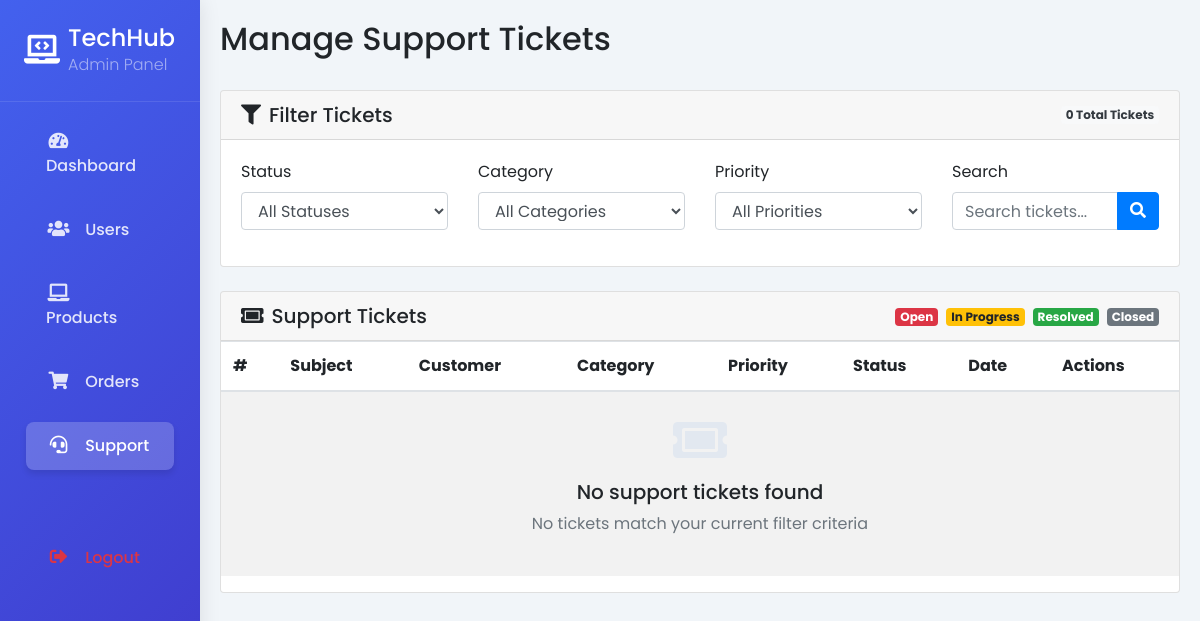
Before: /admin/manage_support.php (signed in) with the older database file.
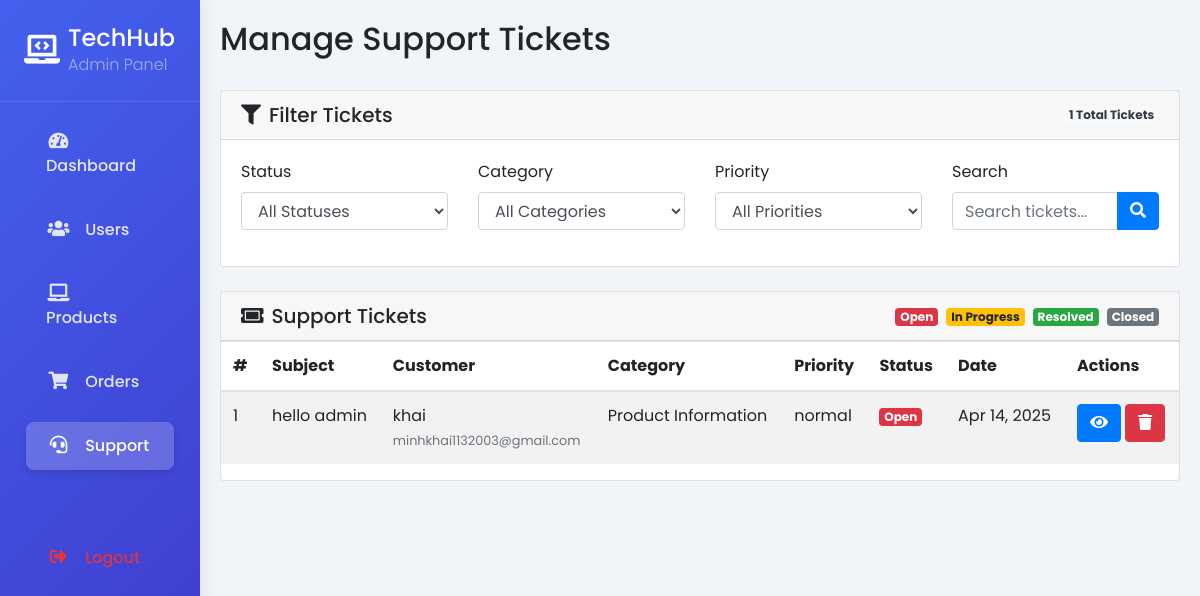
After: the same page with the newer database file.
### tables this page shows
CREATE TABLE `support_tickets` (
  `id` int(11) NOT NULL,
  `name` varchar(100) NOT NULL,
  `email` varchar(100) NOT NULL,
  `order_number` varchar(50) DEFAULT NULL,
  `subject` varchar(255) NOT NULL,
  `category` varchar(50) NOT NULL,
  `priority` varchar(20) NOT NULL,
  `message` text NOT NULL,
  `admin_notes` text DEFAULT NULL,
  `status` varchar(50) DEFAULT 'Open',
  `created_at` timestamp NOT NULL DEFAULT current_timestamp(),
  `updated_at` timestamp NOT NULL DEFAULT current_timestamp() ON UPDATE current_timestamp()
);

### admin/manage_support.php (the view, shortened to what the changed rows need)
<?php
include '../db_connect.php';
function getStatusColorClass($status) {
    switch ($status) {
        case 'Open':
            return 'danger';
    }
}
$ticket = null;
$view_mode = isset($ticket) ? 'detail' : 'list';
$search_term = isset($_GET['search']) ? $_GET['search'] : '';
$where_clauses = [];
$where_sql = empty($where_clauses) ? "" : "WHERE " . implode(" AND ", $where_clauses);
$page = isset($_GET['page']) ? intval($_GET['page']) : 1;
$limit = 10;
$offset = ($page - 1) * $limit;
$count_sql = "SELECT COUNT(*) as total FROM support_tickets $where_sql";
$count_result = $conn->query($count_sql);
$total_tickets = $count_result->fetch_assoc()['total'];
$tickets_sql = "SELECT * FROM support_tickets $where_sql ORDER BY created_at DESC LIMIT $offset, $limit";
$tickets_result = $conn->query($tickets_sql);
?>
<!DOCTYPE html>
<html lang="en">
<head>
    <link rel="stylesheet" href="https://stackpath.bootstrapcdn.com/bootstrap/4.5.2/css/bootstrap.min.css">
    <link rel="stylesheet" href="https://cdnjs.cloudflare.com/ajax/libs/font-awesome/5.15.1/css/all.min.css">
</head>
<body>
    <div class="container-fluid">
        <div class="row">
            <div class="col-md-10 main-content ml-auto">
                <div class="d-flex justify-content-between align-items-center mb-4">
                    <h2 class="page-title">Manage Support Tickets</h2>
                </div>
                <?php if ($view_mode === 'list'): ?>
                    <div class="card mb-4">
                        <div class="card-header d-flex justify-content-between align-items-center">
                            <h5 class="mb-0"><i class="fas fa-filter mr-2"></i>Filter Tickets</h5>
                            <span class="badge badge-light text-dark"><?php echo $total_tickets; ?> Total Tickets</span>
                        </div>
                        <div class="card-body">
                            <form method="GET" action="manage_support.php" class="row">
                                <div class="col-md-3 mb-3">
                                    <label for="status-filter">Status</label>
                                    <select name="status" id="status-filter" class="form-control">
                                        <option value="">All Statuses</option>
                                    </select>
                                </div>
                                <div class="col-md-3 mb-3">
                                    <label for="category-filter">Category</label>
                                    <select name="category" id="category-filter" class="form-control">
                                        <option value="">All Categories</option>
                                    </select>
                                </div>
                                <div class="col-md-3 mb-3">
                                    <label for="priority-filter">Priority</label>
                                    <select name="priority" id="priority-filter" class="form-control">
                                        <option value="">All Priorities</option>
                                    </select>
                                </div>
                                <div class="col-md-3 mb-3">
                                    <label for="search-filter">Search</label>
                                    <div class="input-group">
                                        <input type="text" name="search" id="search-filter" class="form-control" placeholder="Search tickets..." value="<?php echo htmlspecialchars($search_term); ?>">
                                        <div class="input-group-append">
                                            <button class="btn btn-primary" type="submit">
                                                <i class="fas fa-search"></i>
                                            </button>
                                        </div>
                                    </div>
                                </div>
                            </form>
                        </div>
                    </div>
                    <div class="card">
                        <div class="card-header d-flex justify-content-between align-items-center">
                            <h5 class="mb-0"><i class="fas fa-ticket-alt mr-2"></i>Support Tickets</h5>
                            <div>
                                <a href="?status=Open" class="badge badge-danger mr-1">Open</a>
                                <a href="?status=In+Progress" class="badge badge-warning mr-1">In Progress</a>
                                <a href="?status=Resolved" class="badge badge-success mr-1">Resolved</a>
                                <a href="?status=Closed" class="badge badge-secondary">Closed</a>
                            </div>
                        </div>
                        <div class="card-body p-0">
                            <div class="table-responsive">
                                <table class="table table-striped table-hover">
                                    <thead>
                                        <tr>
                                            <th>#</th>
                                            <th>Subject</th>
                                            <th>Customer</th>
                                            <th>Category</th>
                                            <th>Priority</th>
                                            <th>Status</th>
                                            <th>Date</th>
                                            <th>Actions</th>
                                        </tr>
                                    </thead>
                                    <tbody>
                                        <?php if ($tickets_result && $tickets_result->num_rows > 0): ?>
                                            <?php while ($row = $tickets_result->fetch_assoc()): ?>
                                                <tr>
                                                    <td><?php echo $row['id']; ?></td>
                                                    <td><?php echo htmlspecialchars($row['subject']); ?></td>
                                                    <td>
                                                        <?php echo htmlspecialchars($row['name']); ?><br>
                                                        <small class="text-muted"><?php echo htmlspecialchars($row['email']); ?></small>
                                                    </td>
                                                    <td>
                                                        <?php
                                                            $category_labels = [
                                                                'order' => 'Order Status & Shipping',
                                                                'returns' => 'Returns & Refunds',
                                                                'product' => 'Product Information',
                                                                'technical' => 'Technical Support',
                                                                'account' => 'Account Issues',
                                                                'other' => 'Other'
                                                            ];
                                                            echo isset($category_labels[$row['category']]) ? $category_labels[$row['category']] : $row['category'];
                                                        ?>
                                                    </td>
                                                    <td>
                                                        <?php
                                                            $priority_badges = [
                                                                'normal' => '<span class="badge badge-success priority-badge">Normal</span>',
                                                                'high' => '<span class="badge badge-warning priority-badge">High</span>',
                                                                'urgent' => '<span class="badge badge-danger priority-badge">Urgent</span>'
                                                            ];
                                                            echo isset($priority_badges[$row['priority']]) ? $priority_badges[$row['priority']] : $row['priority'];
                                                        ?>
                                                    </td>
                                                    <td>
                                                        <span class="badge badge-<?php echo getStatusColorClass($row['status']); ?>"><?php echo $row['status']; ?></span>
                                                    </td>
                                                    <td><?php echo date('M d, Y', strtotime($row['created_at'])); ?></td>
                                                    <td>
                                                        <a href="manage_support.php?view=true&id=<?php echo $row['id']; ?>" class="btn btn-action btn-primary">
                                                            <i class="fas fa-eye"></i>
                                                        </a>
                                                        <a href="manage_support.php?delete=true&id=<?php echo $row['id']; ?>" class="btn btn-action btn-danger" onclick="return confirm('Are you sure you want to delete this ticket?');">
                                                            <i class="fas fa-trash"></i>
                                                        </a>
                                                    </td>
                                                </tr>
                                            <?php endwhile; ?>
                                        <?php else: ?>
                                            <tr>
                                                <td colspan="8" class="text-center py-4">
                                                    <i class="fas fa-ticket-alt mb-3" style="font-size: 3rem; color: #e2e8f0;"></i>
                                                    <h5>No support tickets found</h5>
                                                    <p class="text-muted">No tickets match your current filter criteria</p>
                                                </td>
                                            </tr>
                                        <?php endif; ?>
                                    </tbody>
                                </table>
                            </div>
                        </div>
                    </div>
                <?php endif; ?>
            </div>
        </div>
    </div>
</body>
</html>

Changed rows visible on the page:
added support_tickets: id "1", subject "hello admin", name "khai", email "minhkhai1132003@gmail.com", category "Product Information", priority "normal", status "Open", created_at "Apr 14, 2025"
Other visible differences:
$total_tickets: "0" → "1"
text no longer shown: "No support tickets found No tickets match your current filter criteria"
